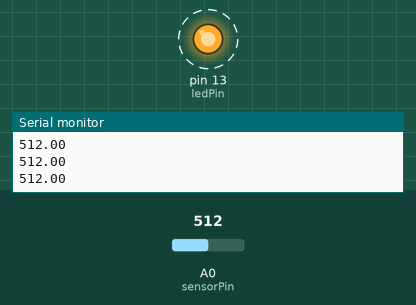
The sketch below on a simulated Arduino Uno, built with avr-gcc and run on an emulated ATmega328P. Shown: output pins drawn as LEDs (lit = HIGH), the last lines printed to the serial monitor. Dashed ring = blinking. Inputs (shaded band) come from the test bench; at power-on: A0 (sensorPin) = 512.

Above: at 1.3 s.
1.4 s: A0 (sensorPin) set to 122
At 1.74 s:
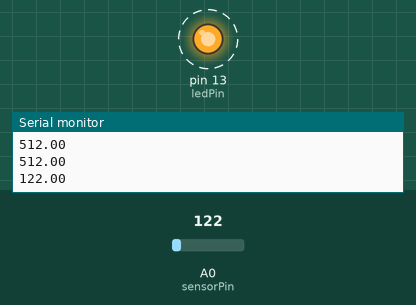
4.6 s: A0 (sensorPin) set to 0
At 4.6 s:
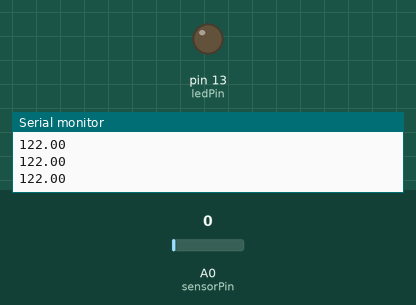
Timing chart, 0 to 7.6 s (numbered marks = the images above; inputs shaded):
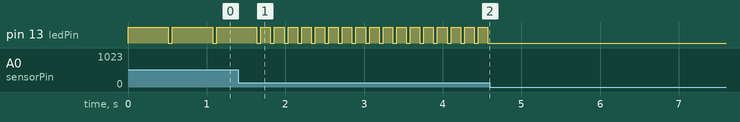

The sketch:

arduino-serial-controller.ino
```cpp
int sensorPin = A0;    // select the input pin for the potentiometer
int ledPin = 13;      // select the pin for the LED
float sensorValue;  // variable to store the value coming from the sensor

void setup() {
  Serial.begin(115200);
  // declare the ledPin as an OUTPUT:
  pinMode(ledPin, OUTPUT);
}

void loop() {
  // read the value from the sensor:
  sensorValue = analogRead(sensorPin);
  Serial.println(sensorValue);
  // turn the ledPin on
  digitalWrite(ledPin, HIGH);
  // stop the program for <sensorValue> milliseconds:
  delay(sensorValue);
  // turn the ledPin off:
  digitalWrite(ledPin, LOW);
  // stop the program for for <sensorValue> milliseconds:
  delay(50);
}
```

Measured:
- after the input at 1.4 s, pin 13 (ledPin): alternates HIGH for 0.12 s and LOW for 0.05 s, starting after 0.41 s
- after the input at 4.6 s, pin 13 (ledPin): stops changing and stays LOW
- by itself, pin 13 (ledPin): alternates HIGH for 0.51 s and LOW for 0.05 s
